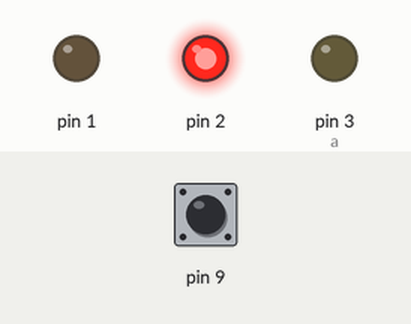
Simulated run of this sketch. Board: Arduino Mega 2560, built with avr-gcc and run on an emulated ATmega2560. On the bench: output pins drawn as LEDs (lit = HIGH). The inputs (shaded band) are chosen by the test bench; at power-on: pin 9 LOW.

Above: at 10.0 s.
At 73.0 s:
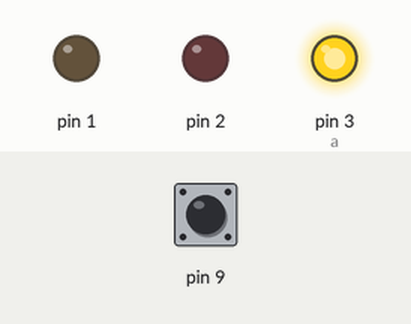
At 104.5 s:
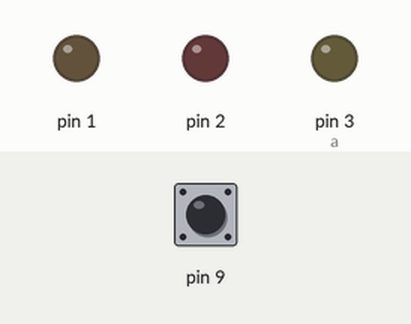
Timing chart, 0 to 109.2 s (numbered marks = the images above):
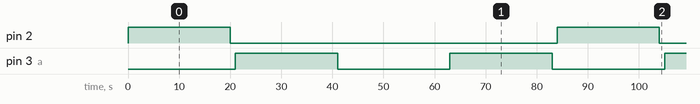

Measured:
- by itself, pin 2: alternates HIGH for 20.0 s and LOW for 64.0 s
- by itself, pin 3 (a): alternates HIGH for 20.0 s and LOW for 22.0 s

The sketch:

task2.ino
```cpp
void setup()
{
  int a=3;
  while(a--){
  pinMode(a+1,OUTPUT);
  }
 pinMode(9,INPUT);
}

void lit(int x){
if(digitalRead(9)==HIGH){
 digitalWrite(x, HIGH);
 digitalWrite(15-x, HIGH);
 int btn=digitalRead(13);
  delay(2000+(btn==HIGH)*18000); // Wait for 20000 millisecond(s)
  digitalWrite(x, LOW);
  digitalWrite(15-x, LOW);
  delay(1000); // Wait for 1000 millisecond(s)
}
else{
  digitalWrite(x, HIGH);
  delay(20000); // Wait for 20000 millisecond(s)
  digitalWrite(x, LOW);
  delay(1000); // Wait for 1000 millisecond(s)
}
}

void loop()
{

  for(int i=1;i>-1;i++){

    int a= i%4;

    switch(a){
    case 0: //yellow light at pin 3
      lit(3);
      break;
      case 1: // red light at pin 2
      lit(2);
      break;
      case 2:
      lit(3);
      break;
      case 3: // green light at pin 4
      lit(4);
      break;
    }

  }

}
```
